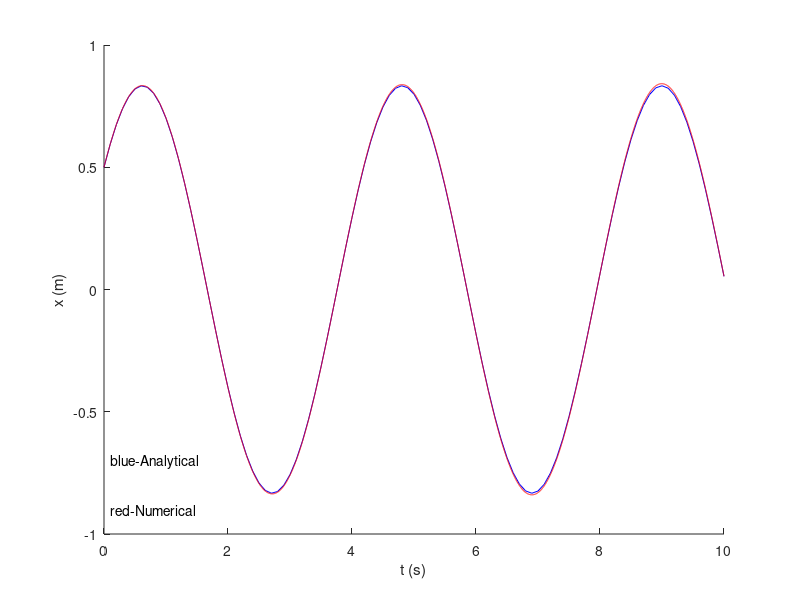

Write the MATLAB code that produced this figure.
clear all
clc
t=0:0.1:10;
x=5/6*cos(1.5*t-atan(4/3));
v=-5/4*sin(1.5*t-atan(4/3));
hold on
plot(t,x,'b');
i=1;
v1(1)=1;
x1(1)=0.5;
t1=0:0.001:10;
while i<10001
   x1(i+1)=x1(i)+v1(i)*0.001;
   v1(i+1)=v1(i)-2.25*x1(i)*0.001;
   i=i+1;
end
plot(t1,x1,'r');
xlabel('t (s)');
ylabel('x (m)');
txt1 = text(0.1,-0.9,'red-Numerical','fontsize',10);
txt2 = text(0.1,-0.7,'blue-Analytical','fontsize',10);